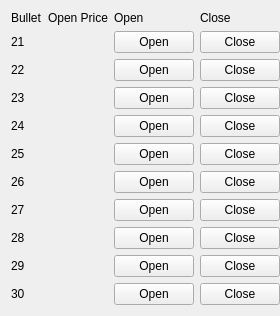
   <widget class="QWidget" name="gridLayoutWidget_3">
    <property name="geometry">
     <rect>
      <x>540</x>
      <y>240</y>
      <width>248</width>
      <height>311</height>
     </rect>
    </property>
    <layout class="QGridLayout" name="gridLayout_3">
     <property name="rightMargin">
      <number>0</number>
     </property>
     <item row="1" column="2">
      <widget class="QPushButton" name="open_button_21">
       <property name="text">
        <string>Open</string>
       </property>
      </widget>
     </item>
     <item row="0" column="2">
      <widget class="QLabel" name="label_57">
       <property name="text">
        <string>Open</string>
       </property>
      </widget>
     </item>
     <item row="1" column="3">
      <widget class="QPushButton" name="close_button_21">
       <property name="text">
        <string>Close</string>
       </property>
      </widget>
     </item>
     <item row="9" column="0">
      <widget class="QLabel" name="label_58">
       <property name="text">
        <string>29</string>
       </property>
      </widget>
     </item>
     <item row="10" column="0">
      <widget class="QLabel" name="label_59">
       <property name="text">
        <string>30</string>
       </property>
      </widget>
     </item>
     <item row="5" column="3">
      <widget class="QPushButton" name="close_button_25">
       <property name="text">
        <string>Close</string>
       </property>
      </widget>
     </item>
     <item row="2" column="3">
      <widget class="QPushButton" name="close_button_22">
       <property name="text">
        <string>Close</string>
       </property>
      </widget>
     </item>
     <item row="9" column="3">
      <widget class="QPushButton" name="close_button_29">
       <property name="text">
        <string>Close</string>
       </property>
      </widget>
     </item>
     <item row="1" column="0">
      <widget class="QLabel" name="label_60">
       <property name="text">
        <string>21</string>
       </property>
      </widget>
     </item>
     <item row="3" column="0">
      <widget class="QLabel" name="label_61">
       <property name="text">
        <string>23</string>
       </property>
      </widget>
     </item>
     <item row="2" column="0">
      <widget class="QLabel" name="label_62">
       <property name="text">
        <string>22</string>
       </property>
      </widget>
     </item>
     <item row="4" column="0">
      <widget class="QLabel" name="label_63">
       <property name="text">
        <string>24</string>
       </property>
      </widget>
     </item>
     <item row="0" column="0">
      <widget class="QLabel" name="label_64">
       <property name="text">
        <string>Bullet</string>
       </property>
      </widget>
     </item>
     <item row="8" column="1">
      <widget class="QLabel" name="open_28"/>
     </item>
     <item row="6" column="3">
      <widget class="QPushButton" name="close_button_26">
       <property name="text">
        <string>Close</string>
       </property>
      </widget>
     </item>
     <item row="8" column="3">
      <widget class="QPushButton" name="close_button_28">
       <property name="text">
        <string>Close</string>
       </property>
      </widget>
     </item>
     <item row="9" column="1">
      <widget class="QLabel" name="open_29"/>
     </item>
     <item row="3" column="2">
      <widget class="QPushButton" name="open_button_23">
       <property name="text">
        <string>Open</string>
       </property>
      </widget>
     </item>
     <item row="0" column="3">
      <widget class="QLabel" name="label_67">
       <property name="text">
        <string>Close</string>
       </property>
      </widget>
     </item>
     <item row="2" column="2">
      <widget class="QPushButton" name="open_button_22">
       <property name="text">
        <string>Open</string>
       </property>
      </widget>
     </item>
     <item row="8" column="0">
      <widget class="QLabel" name="label_68">
       <property name="text">
        <string>28</string>
       </property>
      </widget>
     </item>
     <item row="7" column="0">
      <widget class="QLabel" name="label_69">
       <property name="text">
        <string>27</string>
       </property>
      </widget>
     </item>
     <item row="6" column="0">
      <widget class="QLabel" name="label_70">
       <property name="text">
        <string>26</string>
       </property>
      </widget>
     </item>
     <item row="5" column="0">
      <widget class="QLabel" name="label_71">
       <property name="text">
        <string>25</string>
       </property>
      </widget>
     </item>
     <item row="6" column="1">
      <widget class="QLabel" name="open_26"/>
     </item>
     <item row="7" column="1">
      <widget class="QLabel" name="open_27"/>
     </item>
     <item row="4" column="3">
      <widget class="QPushButton" name="close_button_24">
       <property name="text">
        <string>Close</string>
       </property>
      </widget>
     </item>
     <item row="5" column="2">
      <widget class="QPushButton" name="open_button_25">
       <property name="enabled">
        <bool>true</bool>
       </property>
       <property name="text">
        <string>Open</string>
       </property>
      </widget>
     </item>
     <item row="7" column="2">
      <widget class="QPushButton" name="open_button_27">
       <property name="text">
        <string>Open</string>
       </property>
      </widget>
     </item>
     <item row="6" column="2">
      <widget class="QPushButton" name="open_button_26">
       <property name="text">
        <string>Open</string>
       </property>
      </widget>
     </item>
     <item row="4" column="2">
      <widget class="QPushButton" name="open_button_24">
       <property name="text">
        <string>Open</string>
       </property>
      </widget>
     </item>
     <item row="9" column="2">
      <widget class="QPushButton" name="open_button_29">
       <property name="text">
        <string>Open</string>
       </property>
      </widget>
     </item>
     <item row="8" column="2">
      <widget class="QPushButton" name="open_button_28">
       <property name="text">
        <string>Open</string>
       </property>
      </widget>
     </item>
     <item row="10" column="2">
      <widget class="QPushButton" name="open_button_30">
       <property name="text">
        <string>Open</string>
       </property>
      </widget>
     </item>
     <item row="0" column="1">
      <widget class="QLabel" name="label_74">
       <property name="text">
        <string>Open Price</string>
       </property>
      </widget>
     </item>
     <item row="3" column="3">
      <widget class="QPushButton" name="close_button_23">
       <property name="text">
        <string>Close</string>
       </property>
      </widget>
     </item>
     <item row="7" column="3">
      <widget class="QPushButton" name="close_button_27">
       <property name="text">
        <string>Close</string>
       </property>
      </widget>
     </item>
     <item row="10" column="3">
      <widget class="QPushButton" name="close_button_30">
       <property name="text">
        <string>Close</string>
       </property>
      </widget>
     </item>
     <item row="1" column="1">
      <widget class="QLabel" name="open_21">
       <property name="text">
        <string/>
       </property>
      </widget>
     </item>
     <item row="2" column="1">
      <widget class="QLabel" name="open_22"/>
     </item>
     <item row="3" column="1">
      <widget class="QLabel" name="open_23"/>
     </item>
     <item row="4" column="1">
      <widget class="QLabel" name="open_24"/>
     </item>
     <item row="5" column="1">
      <widget class="QLabel" name="open_25"/>
     </item>
     <item row="10" column="1">
      <widget class="QLabel" name="open_30"/>
     </item>
    </layout>
   </widget>
